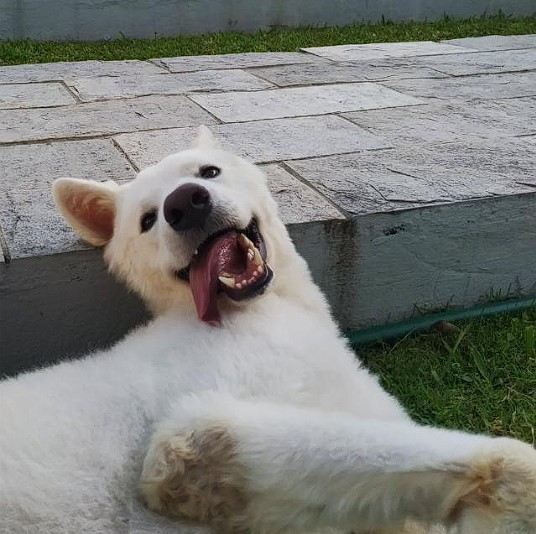
#> input picture entrada.jpg, 536 x 534 px
$ python Ex2_5OpenCV.py
#> lines starting #> are read from the running program, lines starting #| are printed output that depends on the picture
#importação de bibliotecas
import cv2

# leitura da imagem
imagem = cv2.imread('entrada.jpg')
#> imagem is the input picture: shape (534, 536, 3); mean B, G, R 121.9, 126.2, 124.8

#laço que percorre a imagem e coloca agrupamentos de 5x5 pixels na cor amarelo a cada 10 pixels percorridos nas linhas e colunas
for y in range(0, imagem.shape[0], 10):
    for x in range(0, imagem.shape[1], 10):
        imagem[y:y+5,x:x+5] = (0, 255, 255)
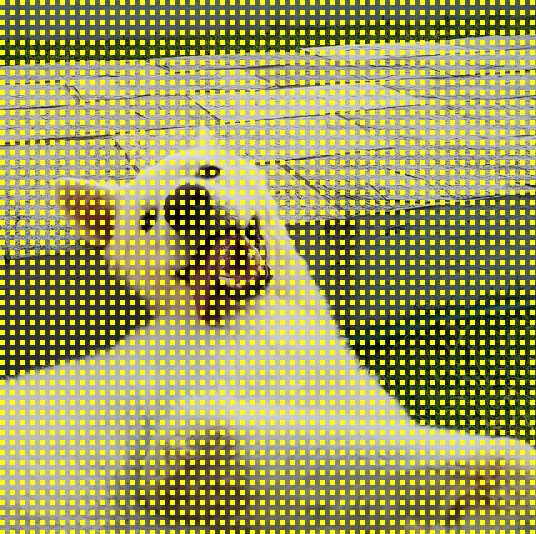
#> imagem: shape (534, 536, 3); mean B, G, R 91, 159, 157.9

#mostra a imagem modificada
cv2.imshow("Imagem modificada", imagem)
cv2.waitKey(0) # espera pressionar qualquer tecla
